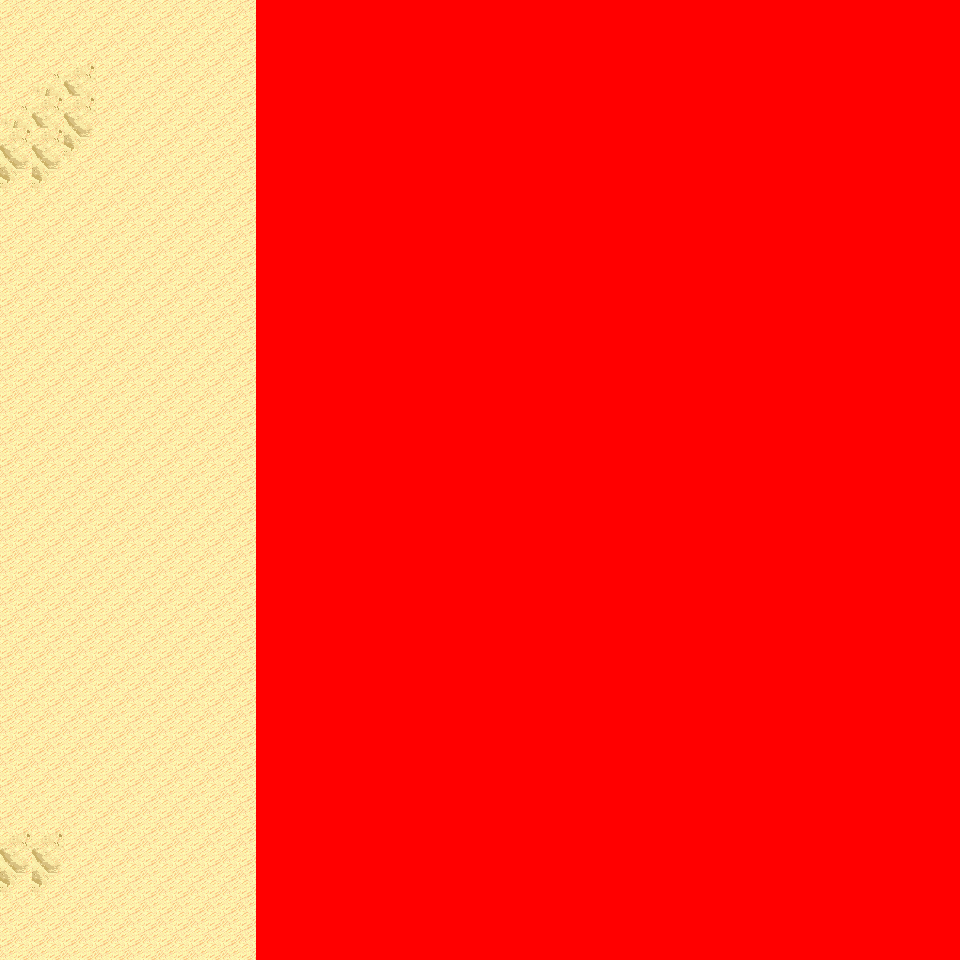

This is a level from a 2D game, rendered from its Tiled map with the project's own tilesets. A one-line summary and the map file follow, with tile-layer data summarised:
An orthogonal 30x30 tile map with 32x32 px tiles, 6 tile layers (Ground, Object, Object2, Above, ...), 16 tilesets and 3 objects (3x mapchange).

<map version="1.0" orientation="orthogonal" renderorder="right-down" width="30" height="30" tilewidth="32" tileheight="32" nextobjectid="4">
  <tileset firstgid="1" name="tileset_logic_collision" tilewidth="32" tileheight="32" tilecount="1" columns="1">
    <image source="../drawable/tileset_logic_collision.png" width="32" height="32" />
  </tileset>
  <tileset firstgid="2" name="tileset_ground_ground" tilewidth="32" tileheight="32" tilecount="33" columns="3">
    <image source="../drawable/tileset_ground_ground.png" width="96" height="352" />
  </tileset>
  <tileset firstgid="35" name="tileset_terrain_desert" tilewidth="32" tileheight="32" tilecount="88" columns="8">
    <image source="../drawable/tileset_terrain_desert.png" width="256" height="352" />
  </tileset>
  <tileset firstgid="123" name="tileset_ground_sand_edges" tilewidth="32" tileheight="32" tilecount="15" columns="5">
    <image source="../drawable/tileset_ground_sand_edges.png" width="160" height="96" />
  </tileset>
  <tileset firstgid="138" name="tileset_ground_sand_2" tilewidth="32" tileheight="32" tilecount="15" columns="5">
    <image source="../drawable/tileset_ground_sand_2.png" width="160" height="96" />
  </tileset>
  <tileset firstgid="153" name="tileset_building_stone_ruins" tilewidth="32" tileheight="32" tilecount="72" columns="6">
    <image source="../drawable/tileset_building_stone_ruins.png" width="192" height="384" />
  </tileset>
  <tileset firstgid="225" name="tileset_item_statue_blackened_column" tilewidth="32" tileheight="32" tilecount="4" columns="1">
    <image source="../drawable/tileset_item_statue_blackened_column.png" width="32" height="128" />
  </tileset>
  <tileset firstgid="229" name="tileset_item_statue_skull_carving" tilewidth="32" tileheight="32" tilecount="4" columns="2">
    <image source="../drawable/tileset_item_statue_skull_carving.png" width="64" height="64" />
  </tileset>
  <tileset firstgid="233" name="tileset_item_statue_skullpedestal" tilewidth="32" tileheight="32" tilecount="2" columns="1">
    <image source="../drawable/tileset_item_statue_skullpedestal.png" width="32" height="64" />
  </tileset>
  <tileset firstgid="235" name="tileset_plant_tree_banana_tree" tilewidth="32" tileheight="32" tilecount="40" columns="4">
    <image source="../drawable/tileset_plant_tree_banana_tree.png" width="128" height="320" />
  </tileset>
  <tileset firstgid="275" name="tileset_plant_tree_palm_tree" tilewidth="32" tileheight="32" tilecount="6" columns="2">
    <image source="../drawable/tileset_plant_tree_palm_tree.png" width="64" height="96" />
  </tileset>
  <tileset firstgid="281" name="tileset_plant_tree_palm_trees" tilewidth="32" tileheight="32" tilecount="40" columns="4">
    <image source="../drawable/tileset_plant_tree_palm_trees.png" width="128" height="320" />
  </tileset>
  <tileset firstgid="321" name="tileset_plant_bush_large_green" tilewidth="32" tileheight="32" tilecount="9" columns="3">
    <image source="../drawable/tileset_plant_bush_large_green.png" width="96" height="96" />
  </tileset>
  <tileset firstgid="330" name="tileset_plant_cactus" tilewidth="32" tileheight="32" tilecount="2" columns="1">
    <image source="../drawable/tileset_plant_cactus.png" width="32" height="64" />
  </tileset>
  <tileset firstgid="332" name="tileset_plant_lily_pads" tilewidth="32" tileheight="32" tilecount="2" columns="1">
    <image source="../drawable/tileset_plant_lily_pads.png" width="32" height="64" />
  </tileset>
  <tileset firstgid="334" name="tileset_plant_round_cactuses" tilewidth="32" tileheight="32" tilecount="20" columns="10">
    <image source="../drawable/tileset_plant_round_cactuses.png" width="320" height="64" />
  </tileset>
  <layer name="Ground" width="30" height="30">
    <data>[900 cells, 900 non-empty, 5 distinct tile ids]</data>
  </layer>
  <layer name="Object" width="30" height="30">
    <data>[900 cells, 0 non-empty, 0 distinct tile ids]</data>
  </layer>
  <layer name="Object2" width="30" height="30">
    <data>[900 cells, 0 non-empty, 0 distinct tile ids]</data>
  </layer>
  <layer name="Above" width="30" height="30">
    <data>[900 cells, 0 non-empty, 0 distinct tile ids]</data>
  </layer>
  <layer name="Above2" width="30" height="30">
    <data>[900 cells, 0 non-empty, 0 distinct tile ids]</data>
  </layer>
  <layer name="Walkable" width="30" height="30">
    <data>[900 cells, 660 non-empty, 1 distinct tile ids]</data>
  </layer>
  <objectgroup name="MapEvents">
    <object id="1" name="north" type="mapchange" x="0" y="0" width="256" height="32">
      <properties>
        <property name="map" value="0_ados_mountain_n2_w2_x3_y3" />
        <property name="place" value="south" />
      </properties>
    </object>
    <object id="2" name="south" type="mapchange" x="0" y="928" width="256" height="32">
      <properties>
        <property name="map" value="0_fado_forest_s_x4_y4" />
        <property name="place" value="north" />
      </properties>
    </object>
    <object id="3" name="west" type="mapchange" x="0" y="0" width="32" height="960">
      <properties>
        <property name="map" value="0_ados_mountain_n2_w2_x2_y4" />
        <property name="place" value="east" />
      </properties>
    </object>
  </objectgroup>
</map>
